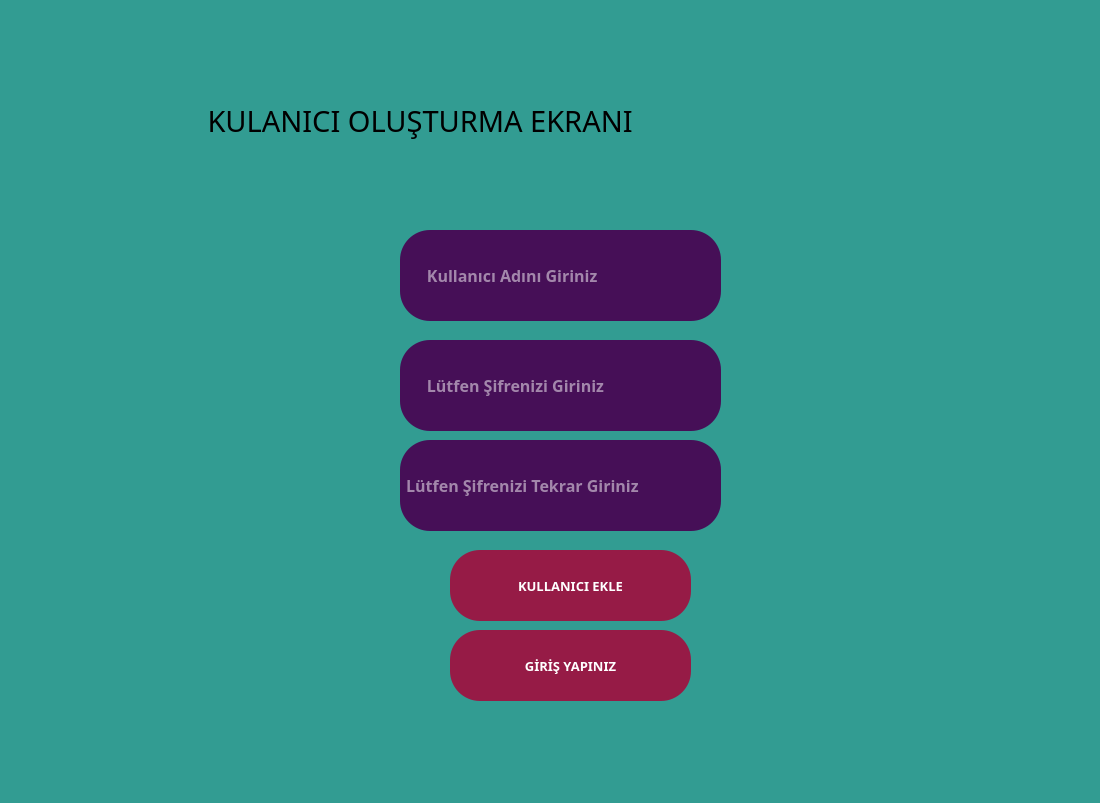
<?xml version="1.0" encoding="UTF-8"?>
<ui version="4.0">
 <class>cresteaaccount</class>
 <widget class="QWidget" name="cresteaaccount">
  <property name="geometry">
   <rect>
    <x>0</x>
    <y>0</y>
    <width>1100</width>
    <height>803</height>
   </rect>
  </property>
  <property name="acceptDrops">
   <bool>true</bool>
  </property>
  <property name="windowTitle">
   <string>Form</string>
  </property>
  <property name="styleSheet">
   <string notr="true">background:rgb(50, 156, 146);</string>
  </property>
  <widget class="QLabel" name="baslik">
   <property name="geometry">
    <rect>
     <x>200</x>
     <y>80</y>
     <width>651</width>
     <height>81</height>
    </rect>
   </property>
   <property name="font">
    <font>
     <family>Segoe Print</family>
     <pointsize>22</pointsize>
     <weight>50</weight>
     <bold>false</bold>
    </font>
   </property>
   <property name="styleSheet">
    <string notr="true"/>
   </property>
   <property name="text">
    <string> KULANICI OLUŞTURMA EKRANI</string>
   </property>
  </widget>
  <widget class="QLineEdit" name="kullaniciadi">
   <property name="geometry">
    <rect>
     <x>400</x>
     <y>230</y>
     <width>321</width>
     <height>91</height>
    </rect>
   </property>
   <property name="font">
    <font>
     <family>Segoe Print</family>
     <pointsize>12</pointsize>
     <weight>75</weight>
     <bold>true</bold>
    </font>
   </property>
   <property name="mouseTracking">
    <bool>true</bool>
   </property>
   <property name="tabletTracking">
    <bool>true</bool>
   </property>
   <property name="acceptDrops">
    <bool>false</bool>
   </property>
   <property name="toolTip">
    <string>&lt;html&gt;&lt;head/&gt;&lt;body&gt;&lt;p align=&quot;center&quot;&gt;&lt;span style=&quot; font-weight:400; font-style:italic; color:#aa0000;&quot;&gt;Kullanıcı Adınız Sadece Harflerden Oluşabilir.&lt;/span&gt;&lt;/p&gt;&lt;/body&gt;&lt;/html&gt;</string>
   </property>
   <property name="styleSheet">
    <string notr="true">background:rgb(70, 15, 87);
border:none;
border-radius:30px;
color:white;
</string>
   </property>
   <property name="inputMethodHints">
    <set>Qt::ImhNone</set>
   </property>
   <property name="inputMask">
    <string notr="true"/>
   </property>
   <property name="text">
    <string/>
   </property>
   <property name="readOnly">
    <bool>false</bool>
   </property>
   <property name="placeholderText">
    <string>      Kullanıcı Adını Giriniz</string>
   </property>
   <property name="cursorMoveStyle">
    <enum>Qt::LogicalMoveStyle</enum>
   </property>
   <property name="clearButtonEnabled">
    <bool>false</bool>
   </property>
  </widget>
  <widget class="QLineEdit" name="sifrekutusu">
   <property name="geometry">
    <rect>
     <x>400</x>
     <y>340</y>
     <width>321</width>
     <height>91</height>
    </rect>
   </property>
   <property name="font">
    <font>
     <family>Segoe Print</family>
     <pointsize>12</pointsize>
     <weight>75</weight>
     <bold>true</bold>
    </font>
   </property>
   <property name="cursor">
    <cursorShape>IBeamCursor</cursorShape>
   </property>
   <property name="mouseTracking">
    <bool>false</bool>
   </property>
   <property name="toolTip">
    <string>&lt;html&gt;&lt;head/&gt;&lt;body&gt;&lt;p align=&quot;center&quot;&gt;&lt;span style=&quot; font-style:italic; color:#aa0000;&quot;&gt;Şifreniz Sadece Sayılardan Oluşabilir.&lt;/span&gt;&lt;/p&gt;&lt;/body&gt;&lt;/html&gt;</string>
   </property>
   <property name="styleSheet">
    <string notr="true">background:rgb(70, 15, 87);
border:none;
border-radius:30px;
color:white;</string>
   </property>
   <property name="text">
    <string/>
   </property>
   <property name="placeholderText">
    <string>      Lütfen Şifrenizi Giriniz</string>
   </property>
  </widget>
  <widget class="QPushButton" name="kullaniciekle">
   <property name="geometry">
    <rect>
     <x>450</x>
     <y>550</y>
     <width>241</width>
     <height>71</height>
    </rect>
   </property>
   <property name="font">
    <font>
     <family>Segoe Print</family>
     <pointsize>10</pointsize>
     <weight>75</weight>
     <bold>true</bold>
    </font>
   </property>
   <property name="styleSheet">
    <string notr="true">background:rgb(150, 27, 70);
border:none;
border-radius:30px;
color:white;</string>
   </property>
   <property name="text">
    <string>KULLANICI EKLE</string>
   </property>
  </widget>
  <widget class="QLineEdit" name="sifrekutusu_2">
   <property name="geometry">
    <rect>
     <x>400</x>
     <y>440</y>
     <width>321</width>
     <height>91</height>
    </rect>
   </property>
   <property name="font">
    <font>
     <family>Segoe Print</family>
     <pointsize>12</pointsize>
     <weight>75</weight>
     <bold>true</bold>
    </font>
   </property>
   <property name="cursor">
    <cursorShape>IBeamCursor</cursorShape>
   </property>
   <property name="mouseTracking">
    <bool>false</bool>
   </property>
   <property name="toolTip">
    <string>&lt;html&gt;&lt;head/&gt;&lt;body&gt;&lt;p align=&quot;center&quot;&gt;&lt;span style=&quot; font-style:italic; color:#aa0000;&quot;&gt;Şifreniz Sadece Sayılardan Oluşabilir.&lt;/span&gt;&lt;/p&gt;&lt;/body&gt;&lt;/html&gt;</string>
   </property>
   <property name="styleSheet">
    <string notr="true">background:rgb(70, 15, 87);
border:none;
border-radius:30px;
color:white;</string>
   </property>
   <property name="text">
    <string/>
   </property>
   <property name="placeholderText">
    <string> Lütfen Şifrenizi Tekrar Giriniz</string>
   </property>
  </widget>
  <widget class="QPushButton" name="girisyapgeri_2">
   <property name="geometry">
    <rect>
     <x>450</x>
     <y>630</y>
     <width>241</width>
     <height>71</height>
    </rect>
   </property>
   <property name="font">
    <font>
     <family>Segoe Print</family>
     <pointsize>10</pointsize>
     <weight>75</weight>
     <bold>true</bold>
    </font>
   </property>
   <property name="styleSheet">
    <string notr="true">background:rgb(150, 27, 70);
border:none;
border-radius:30px;
color:white;</string>
   </property>
   <property name="text">
    <string>GİRİŞ YAPINIZ</string>
   </property>
  </widget>
 </widget>
 <resources/>
 <connections/>
</ui>
